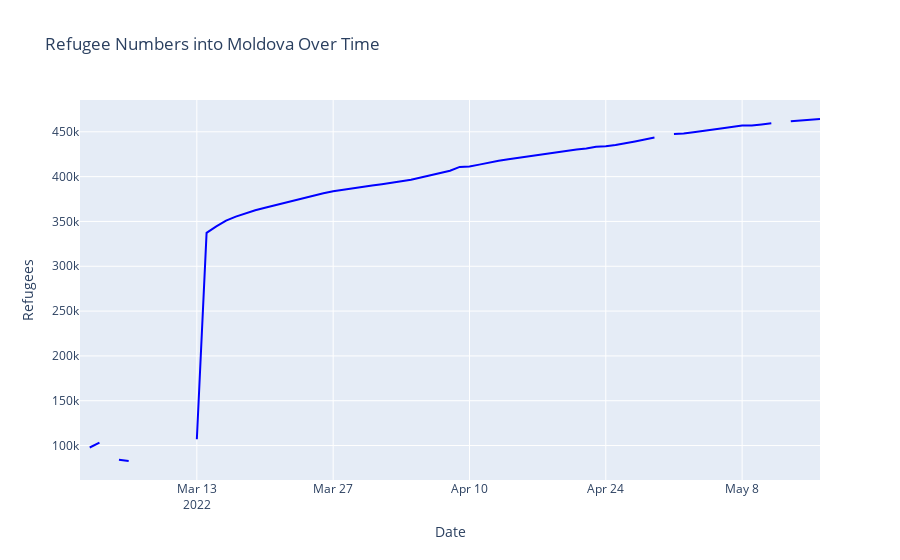

Notebook code for this chart:
### Code cell
fig3 = px.line(moldova_df, x='Date', y='Moldova', title='Refugee Numbers into Moldova Over Time')
fig3.update_traces(line_color='blue')
fig3.update_layout(yaxis_title="Refugees")

plotly.offline.plot(fig3, filename='charts\moldova.html')
fig3.show()

### Figure 1 — Plotly figure (JSON) as saved in the notebook; plotly's stock layout.template omitted (floating-point values rounded to 4 significant figures)
{"data": [{"hovertemplate": "Date=%{x}<br>Moldova=%{y}<extra></extra>", "legendgroup": "", "line": {"color": "blue", "dash": "solid"}, "marker": {"symbol": "circle"}, "mode": "lines", "name": "", "orientation": "v", "showlegend": false, "type": "scatter", "x": ["2022-03-01", "2022-03-02", "2022-03-03", "2022-03-04", "2022-03-05", "2022-03-06", "2022-03-07", "2022-03-08", "2022-03-09", "2022-03-10", "2022-03-11", "2022-03-12", "2022-03-13", "2022-03-14", "2022-03-15", "2022-03-16", "2022-03-17", "2022-03-18", "2022-03-19", "2022-03-20", "2022-03-21", "2022-03-22", "2022-03-23", "2022-03-24", "2022-03-25", "2022-03-26", "2022-03-27", "2022-03-29", "2022-03-30", "2022-03-31", "2022-04-01", "2022-04-02", "2022-04-03", "2022-04-04", "2022-04-05", "2022-04-06", "2022-04-07", "2022-04-08", "2022-04-09", "2022-04-10", "2022-04-11", "2022-04-12", "2022-04-13", "2022-04-14", "2022-04-15", "2022-04-16", "2022-04-17", "2022-04-18", "2022-04-19", "2022-04-20", "2022-04-21", "2022-04-22", "2022-04-23", "2022-04-24", "2022-04-25", "2022-04-27", "2022-04-28", "2022-04-29", "2022-04-30", "2022-05-01", "2022-05-02", "2022-05-03", "2022-05-04", "2022-05-05", "2022-05-06", "2022-05-08", "2022-05-09", "2022-05-10", "2022-05-11", "2022-05-12", "2022-05-13", "2022-05-15", "2022-05-16"], "xaxis": "x", "y": [null, 97827, 103254, null, "84067", "82762", null, null, null, "104929", null, null, 106994, 337215, 344454, 350886, "355426", "359056", "362514", 365197, 367913, 371104, "374059", "376748", "379204", "381395", "383627", 387151, "388837", "390187", "391592", "392933", "394740", "396448", "399039", "401704", 404257, "406611", "410882", "411365", 413374, "415850", 417650, 419499, "421130", "422550", 423852, 425227, 426964, 428577, 430170, "431468", "433214", "433895", 435275, 439290, 441437, "443559", null, "447604", "448170", 449605, "450797", 452038, "453848", "456947", "457066", 458242, 459546, null, "461742", "463348", 464294], "yaxis": "y"}], "layout": {"legend": {"tracegroupgap": 0}, "title": {"text": "Refugee Numbers into Moldova Over Time"}, "xaxis": {"anchor": "y", "domain": [0, 1], "title": {"text": "Date"}}, "yaxis": {"anchor": "x", "domain": [0, 1], "title": {"text": "Refugees"}}}}
